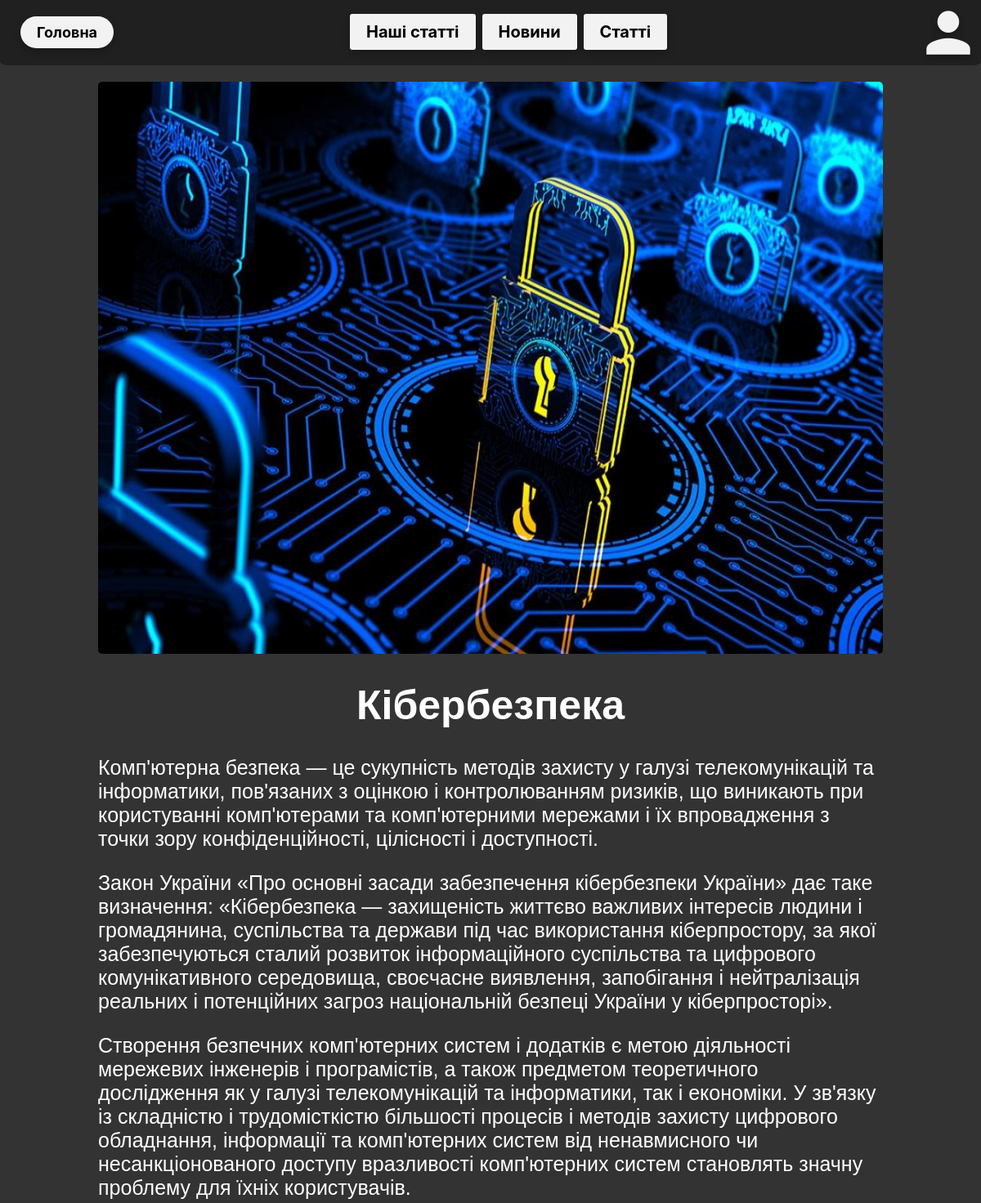
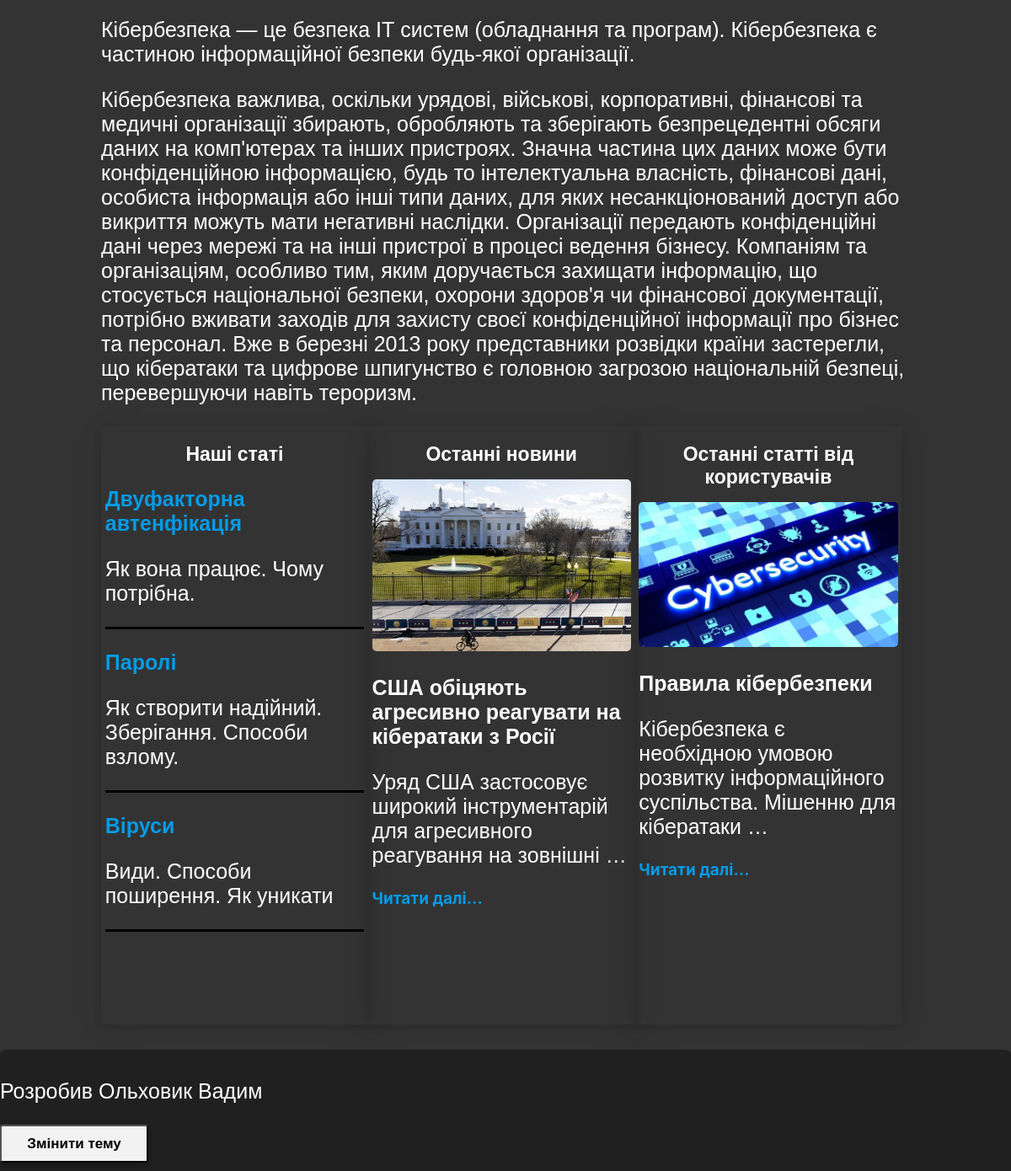
The page / on the database its author committed (2 pictures, top to bottom).
### blog/models.py (models this page shows, shortened)
class News(models.Model):
    image = models.ImageField(
        upload_to='news/image/',
        height_field=None,
        width_field=None,
        max_length=100
    )
    title = models.CharField(max_length=1000)
    text = models.TextField()
    create_date = models.DateTimeField(default=timezone.now)
    pyblished_date = models.DateTimeField(null=True, blank=True)
    active = models.BooleanField(default=True)
    author = models.CharField(max_length=100, default="Anonimus")

class Article(models.Model):
    image = models.ImageField(
        upload_to='article/image/',
        height_field=None,
        width_field=None,
        max_length=100
    )
    title = models.CharField(max_length=1000)
    text = models.TextField()
    create_date = models.DateTimeField(default=timezone.now)
    active = models.BooleanField(default=True)
    author = models.CharField(max_length=100, default="Anonimus")

### blog/views.py (the view)
# urls.py: path('',views.showMain),
def showMain(request):
    islogin, style_file = get_info(request)
    res = News.objects.all()
    res = res.filter(active=True)
    res = list(reversed(res))
    news = res[0]
    res = Article.objects.all()
    res = res.filter(active=True)
    res = list(reversed(res))
    article = res[0]
    context = {
           'islogin': islogin,
           'style_file': style_file,
           'news': news,
           'article': article,
          }
    return render(request, 'index.html', context)  # render main page

### blog/views.py (called while the page is built)
def get_style(request):
    if('theme' in request.COOKIES):
        file = request.COOKIES['theme']
    else:
        file = 'css/dark_theme.css'
    return(file)

def get_info(request):
    islogin = request.user.is_authenticated
    style_file = get_style(request)
    return(islogin, style_file)

### blog/templates/index.html
{% load static %}
<!DOCTYPE html>
<html>
  <head>
    {% include 'parts_of_page/pages_head.html' %}
  </head>
  <body>
    {% include 'parts_of_page/header.html' %}
    <main style="height: 2200px;">
      <div class="image_and_mask">
  			<div class="image">
  				<img src="{% static 'image/main.png' %}">
  			</div>
  		</div>
      <h1>Кібербезпека</h1>
      <p>Комп'ютерна безпека — це сукупність методів захисту у галузі телекомунікацій та інформатики, пов'язаних з оцінкою і контролюванням ризиків, що виникають при користуванні комп'ютерами та комп'ютерними мережами і їх впровадження з точки зору конфіденційності, цілісності і доступності.</p>
      <p>Закон України «Про основні засади забезпечення кібербезпеки України» дає таке визначення: «Кібербезпека — захищеність життєво важливих інтересів людини і громадянина, суспільства та держави під час використання кіберпростору, за якої забезпечуються сталий розвиток інформаційного суспільства та цифрового комунікативного середовища, своєчасне виявлення, запобігання і нейтралізація реальних і потенційних загроз національній безпеці України у кіберпросторі».</p>
      <p>Створення безпечних комп'ютерних систем і додатків є метою діяльності мережевих інженерів і програмістів, а також предметом теоретичного дослідження як у галузі телекомунікацій та інформатики, так і економіки. У зв'язку із складністю і трудомісткістю більшості процесів і методів захисту цифрового обладнання, інформації та комп'ютерних систем від ненавмисного чи несанкціонованого доступу вразливості комп'ютерних систем становлять значну проблему для їхніх користувачів.</p>
      <p>Кібербезпека — це безпека ІТ систем (обладнання та програм). Кібербезпека є частиною інформаційної безпеки будь-якої організації.</p>
      <p>Кібербезпека важлива, оскільки урядові, військові, корпоративні, фінансові та медичні організації збирають, обробляють та зберігають безпрецедентні обсяги даних на комп'ютерах та інших пристроях. Значна частина цих даних може бути конфіденційною інформацією, будь то інтелектуальна власність, фінансові дані, особиста інформація або інші типи даних, для яких несанкціонований доступ або викриття можуть мати негативні наслідки. Організації передають конфіденційні дані через мережі та на інші пристрої в процесі ведення бізнесу. Компаніям та організаціям, особливо тим, яким доручається захищати інформацію, що стосується національної безпеки, охорони здоров'я чи фінансової документації, потрібно вживати заходів для захисту своєї конфіденційної інформації про бізнес та персонал. Вже в березні 2013 року представники розвідки країни застерегли, що кібератаки та цифрове шпигунство є головною загрозою національній безпеці, перевершуючи навіть тероризм.</p>
      <div style="width: 100%; height: 700px;">
        <div class="main-div">
          <a href="/ourarticles"><h1>Наші статі</h1></a>
          <div style="border-bottom: black 3px solid;">
            <a href="/ourarticles/authentication"><p><b>Двуфакторна автенфікація</b></p></a>
            <p>Як вона працює. Чому потрібна.</p>
          </div>
          <div style="border-bottom: black 3px solid;">
            <a href="/ourarticles/password"><p><b>Паролі</b></p></a>
            <p>Як створити надійний. Зберігання. Способи взлому.</p>
          </div>
          <div style="border-bottom: black 3px solid;">
            <a href="/ourarticles/virus"><p><b>Віруси</b></p></a>
            <p>Види. Способи поширення. Як уникати</p>
          </div>
        </div>
        <div class="main-div">
          <a href="/news"><h1>Останні новини</h1></a>
          <div class="img_div">
						<img src="{{ news.image.url }}" width="100%">
					</div>
          <p><b>{{ news.title }}</b></p>
          <p>{{ news.text|truncatewords:10 }}</p>
          <a href="{%url 'one_news' news_id=news.pk%}">Читати далі...</a>
        </div>
        <div class="main-div">
          <a href="/articles"><h1>Останні статті від користувачів</h1></a>
          <div class="img_div">
						<img src="{{ article.image.url }}" width="100%">
					</div>
          <p><b>{{ article.title }}</b></p>
          <p>{{ article.text|truncatewords:10 }}</p>
          <a href="{%url 'one_article' article_id=article.pk%}">Читати далі...</a>
        </div>
      </div>
    </main>
    {% include 'parts_of_page/footer.html' %}
  </body>
</html>

### blog/static/css/test22.css (style rules this page uses)
body, html { margin: 0 0 0 0; width: 100%; height: 100%; min-height: 700px; background-color: white; color: black; }
p { font-family:'Trebuchet MS', 'Lucida Sans Unicode', 'Lucida Grande', 'Lucida Sans', Arial, sans-serif; font-size: 25px; text-align: left; }
h1 { font-family: Verdana, Geneva, Tahoma, sans-serif; font-weight: 800; font-size: 50px; text-align: center; }
img { border-radius: 5px; }
main { margin-top: 100px; margin-bottom: 100px; margin-left: auto; margin-right: auto; width: 80%; min-height: 600px; }
.main-div { float: left; width: 32%; height: 100%; box-shadow: 0 4px 10px 0 rgba(0,0,0,.1), 0 4px 30px 0 rgba(0,0,0,.10); padding: 0.5%; margin-bottom: 30px; }
.main-div h1 { font-size: 23px; }
.image_and_mask { width: 100%; height: 700px; }
.image img { width: 100%; height: 700px; border-radius: 5px; }
a { font-family: -apple-system,BlinkMacSystemFont,"Segoe UI",Roboto,Oxygen-Sans,Ubuntu,Cantarell,"Helvetica Neue",sans-serif; color: #039be5; text-decoration: none; -webkit-tap-highlight-color: transparent; font-size: 19px; font-weight: bold; }

### blog/static/css/dark_theme.css (style rules this page uses)
body, html { color: white; background-color: #333; }
h1 { color: white; }
img { border-radius: 5px; }

### rows shown on the page
News: image (picture), title "США обіцяють агресивно реагувати на кібератаки з Росії", text "Уряд США застосовує широкий інструментарій для агресивного реагування на зовнішні …"
Article: image (picture), title "Правила кібербезпеки", text "Кібербезпека є необхідною умовою розвитку інформаційного суспільства. Мішенню для кібератаки …"
